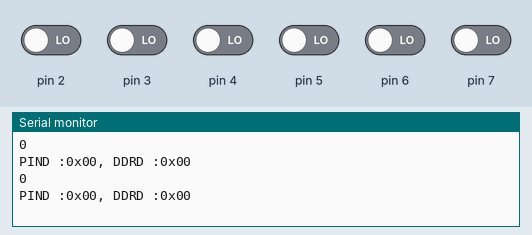
Bench run of a sketch on a simulated Arduino Uno, built with avr-gcc and run on an emulated ATmega328P. Shown: the last lines printed to the serial monitor. The inputs (shaded band) are chosen by the test bench; at power-on: pin 2–7 LOW.

Above: at 3.8 s.
3.9 s: pin 2 driven HIGH
5.8 s: pin 3 driven HIGH
At 7.3 s:
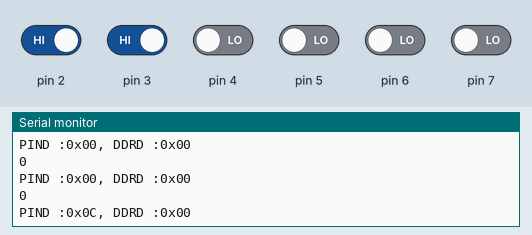
10.5 s: pin 4 driven HIGH
At 12.3 s:
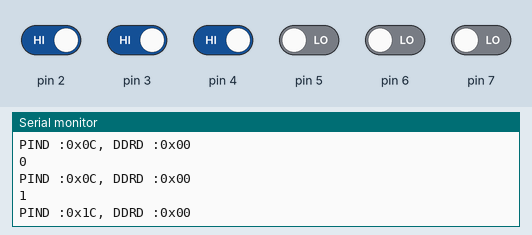
12.4 s: pin 5 driven HIGH
14.3 s: pin 7 driven HIGH
At 15.4 s:
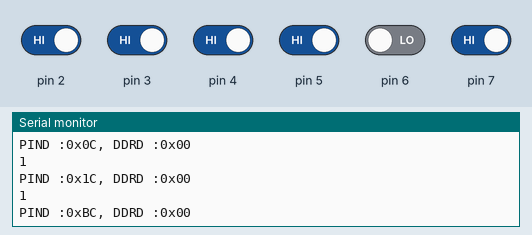
19.5 s: pin 6 driven HIGH
At 22.4 s:
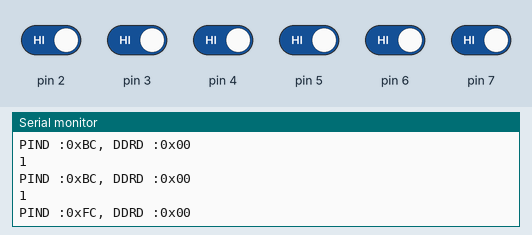

Measured:
- after the input at 5.8 s, the serial monitor: prints a new line after 0.20 s (image 1)
- after the input at 10.5 s, the serial monitor: prints a new line after 1.5 s (image 2)
- after the input at 14.3 s, the serial monitor: prints a new line after 0.70 s (image 3)
- after the input at 19.5 s, the serial monitor: prints a new line after 1.5 s (image 4)

The sketch:

DigitalRead.ino
```cpp
void setup() {
  //start serial connection
  Serial.begin(115200);
  //configure pin 2 as an input and enable the internal pull-up resistor
//  pinMode(2, INPUT_PULLUP);
//  pinMode(13, OUTPUT);
  pinMode(4, INPUT);

}

void SerialHexPrint(char n) {
  Serial.print("0x");
  if ( n >= 0 )Serial.print(n < 16 ? "0" : "");
  Serial.print((n & 0x000000FF), HEX);
}

void loop() {
  //read the pushbutton value into a variable
  int sensorVal = digitalRead(4);
  //print out the value of the pushbutton
  Serial.println(sensorVal);
  // Serial.print("PORTD :");
  // SerialHexPrint(PORTD);
  Serial.print("PIND :");
  SerialHexPrint(PIND);
  Serial.print(", DDRD :");
  SerialHexPrint(DDRD);
  Serial.println("");

  delay(3000);
}
```
